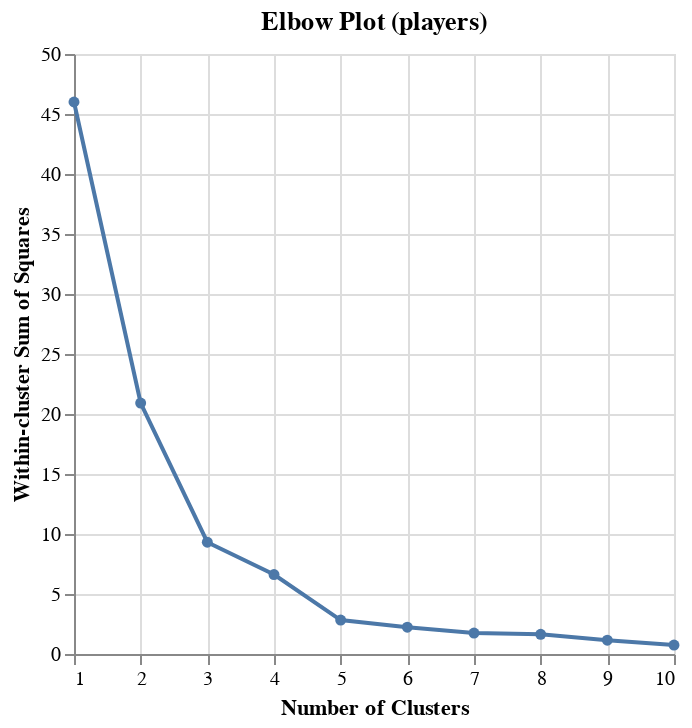

Notebook code cell kept with this figure:
### Markdown cell above
Next, we created an elbow map to easily choose the most applicable amount of clusters.

### Code cell
# Create a new data frame with cluster data
players_model_stats = pd.DataFrame({
    'k' : players_ks,
    'wssd' : players_wssd,
})

# Elbow plot
players_elbow_plot = alt.Chart(players_model_stats).mark_line(point=True).encode(
    x=alt.X('k').title('Number of Clusters'),
    y=alt.Y('wssd').title('Within-cluster Sum of Squares'),
).properties(title='Elbow Plot (players)')

# Display plot and figure title
display(players_elbow_plot)
display(Markdown("**Figure 2.1:** Total WSSD for K clusters ranging from 1 to 10."))

### Figure 1 — Vega specification as saved in the notebook (floating-point values rounded to 4 significant figures)
{"$schema": "https://vega.github.io/schema/vega/v5.json", "data": [{"name": "source_0", "values": [{"k": 1, "wssd": 46.0}, {"k": 2, "wssd": 20.91}, {"k": 3, "wssd": 9.318}, {"k": 4, "wssd": 6.623}, {"k": 5, "wssd": 2.826}, {"k": 6, "wssd": 2.234}, {"k": 7, "wssd": 1.744}, {"k": 8, "wssd": 1.64}, {"k": 9, "wssd": 1.151}, {"k": 10, "wssd": 0.7483}]}, {"name": "data_0", "values": [{"k": 1, "wssd": 46.0}, {"k": 2, "wssd": 20.91}, {"k": 3, "wssd": 9.318}, {"k": 4, "wssd": 6.623}, {"k": 5, "wssd": 2.826}, {"k": 6, "wssd": 2.234}, {"k": 7, "wssd": 1.744}, {"k": 8, "wssd": 1.64}, {"k": 9, "wssd": 1.151}, {"k": 10, "wssd": 0.7483}]}], "marks": [{"type": "line", "name": "layer_0_marks", "from": {"data": "source_0"}, "sort": {"field": "x"}, "encode": {"update": {"stroke": {"value": "#4c78a8"}, "y": {"field": "wssd", "scale": "y"}, "defined": {"signal": "isValid(datum[\"k\"]) && isFinite(+datum[\"k\"]) && isValid(datum[\"wssd\"]) && isFinite(+datum[\"wssd\"])"}, "x": {"field": "k", "scale": "x"}}}, "style": ["line"]}, {"type": "symbol", "name": "layer_1_marks", "from": {"data": "data_0"}, "encode": {"update": {"opacity": {"value": 1}, "fill": {"value": "#4c78a8"}, "x": {"field": "k", "scale": "x"}, "y": {"field": "wssd", "scale": "y"}}}, "style": ["point"]}], "scales": [{"name": "x", "type": "linear", "domain": {"fields": [{"data": "source_0", "field": "k"}, {"data": "data_0", "field": "k"}]}, "range": [0, {"signal": "width"}], "nice": true, "zero": false}, {"name": "y", "type": "linear", "domain": {"fields": [{"data": "source_0", "field": "wssd"}, {"data": "data_0", "field": "wssd"}]}, "range": [{"signal": "height"}, 0], "zero": true, "nice": true}], "axes": [{"scale": "x", "orient": "bottom", "tickCount": {"signal": "ceil(width/40)"}, "minExtent": 0, "labels": false, "maxExtent": 0, "gridScale": "y", "ticks": false, "aria": false, "zindex": 0, "domain": false, "grid": true}, {"scale": "y", "grid": true, "domain": false, "maxExtent": 0, "aria": false, "tickCount": {"signal": "ceil(height/40)"}, "labels": false, "gridScale": "x", "orient": "left", "minExtent": 0, "zindex": 0, "ticks": false}, {"scale": "x", "labelOverlap": true, "title": "Number of Clusters", "zindex": 0, "orient": "bottom", "tickCount": {"signal": "ceil(width/40)"}, "grid": false, "labelFlush": true}, {"scale": "y", "zindex": 0, "orient": "left", "grid": false, "labelOverlap": true, "title": "Within-cluster Sum of Squares", "tickCount": {"signal": "ceil(height/40)"}}], "title": {"text": "Elbow Plot (players)", "frame": "group"}, "width": 300, "height": 300, "background": "white", "padding": 5, "style": "cell"}
